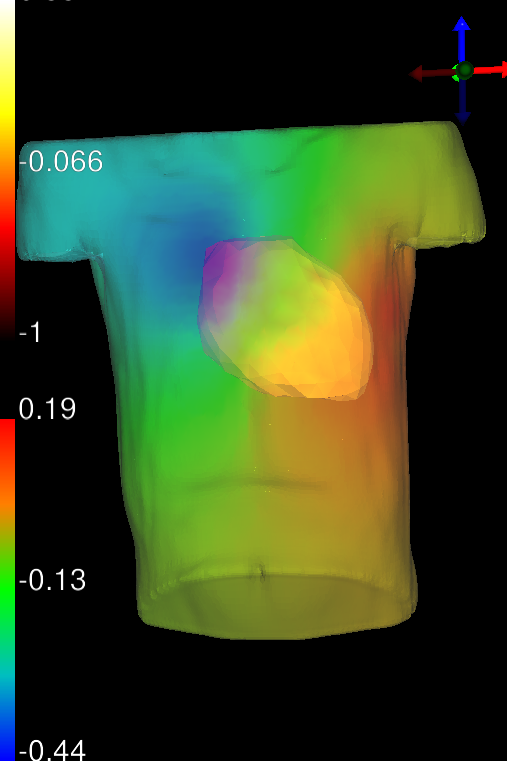
#> input picture test_data/diff_test/test_image_1.png, 507 x 761 px
$ python imagecompare.py   (Python 2 division)
#> lines starting #> are read from the running program, lines starting #| are printed output that depends on the picture; long printed decimals are rounded
import numpy as np
import os
from matplotlib import pyplot as plt


def compare(file1,file2):
	"""Load two image files and compare the difference between them"""
#> called with file1 = 'test_data/diff_test/test_image_1.png', file2 = 'test_data/diff_test/test_image_2.png'

	# Load in the two image files
	img1 = plt.imread(file1)
#> img1 is the input picture: shape (761, 507, 3) float32; mean R, G, B 0.205, 0.271, 0.131
	img2 = plt.imread(file2)
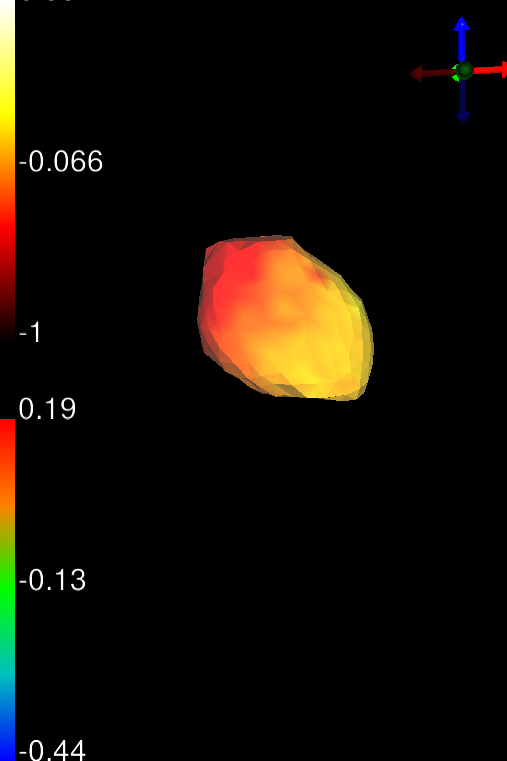
#> input picture test_data/diff_test/test_image_2.png, 507 x 761 px
#> img2 is the input picture: shape (761, 507, 3) float32; mean R, G, B 0.0752, 0.0514, 0.0231

	print img1.shape
#| (761, 507, 3)

	# Compare the two images
	diff = img1 - img2
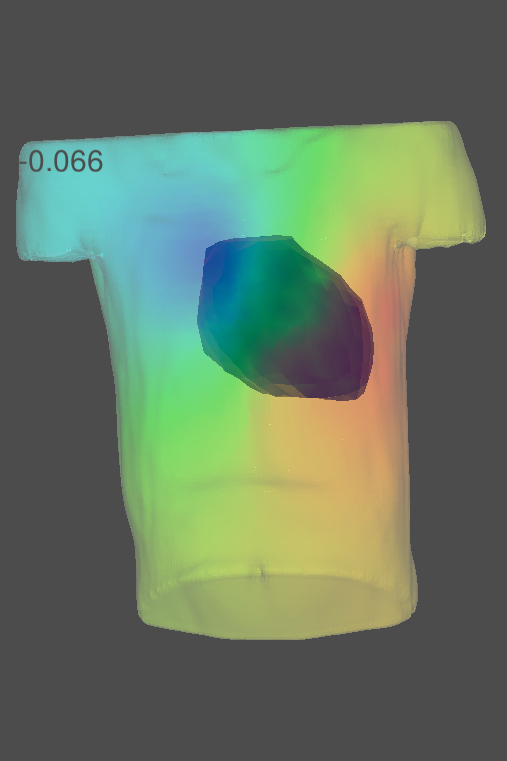
#> diff: shape (761, 507, 3) float32; mean R, G, B 0.129, 0.219, 0.108; drawn with min black and max white


	# Create the figure and populate the subplots
	plt.figure()


	plt.subplot(221)
	plt.imshow(img1)

	plt.subplot(222)
	plt.imshow(img2)

	plt.subplot(223)
	plt.imshow(diff)

	# Display the images and their difference
	plt.show()
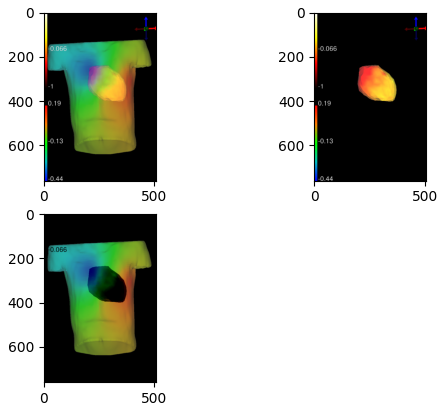
#> figure drawn by matplotlib, 3 panels


	# Calculate some distance metrics to quantify the difference in images
	total_dist = np.sum(diff, axis=(0,1))
#> total_dist = [49962.2, 84578.6, 41665.5]

	average_dist = np.average(diff, axis=(0,1))
#> average_dist = [0.129, 0.219, 0.108]

	pixels_img1 = np.count_nonzero(img1)/3
#> pixels_img1 = 177827
	pixels_img2 = np.count_nonzero(img2)/3
#> pixels_img2 = 34007

	count_dist = pixels_img1 - pixels_img2
#> count_dist = 143820

	print count_dist, total_dist, average_dist
#| 143820 [49962.19 84578.59 41665.5 ] [0.1295 0.2192 0.108]

	return {
		"count"   : count_dist,
		"average" : average_dist,
		"total"   : total_dist
	}


file1 = os.path.join("test_data", "diff_test", "test_image_1.png")
file2 = os.path.join("test_data", "diff_test", "test_image_2.png")

compare(file1,file2)
